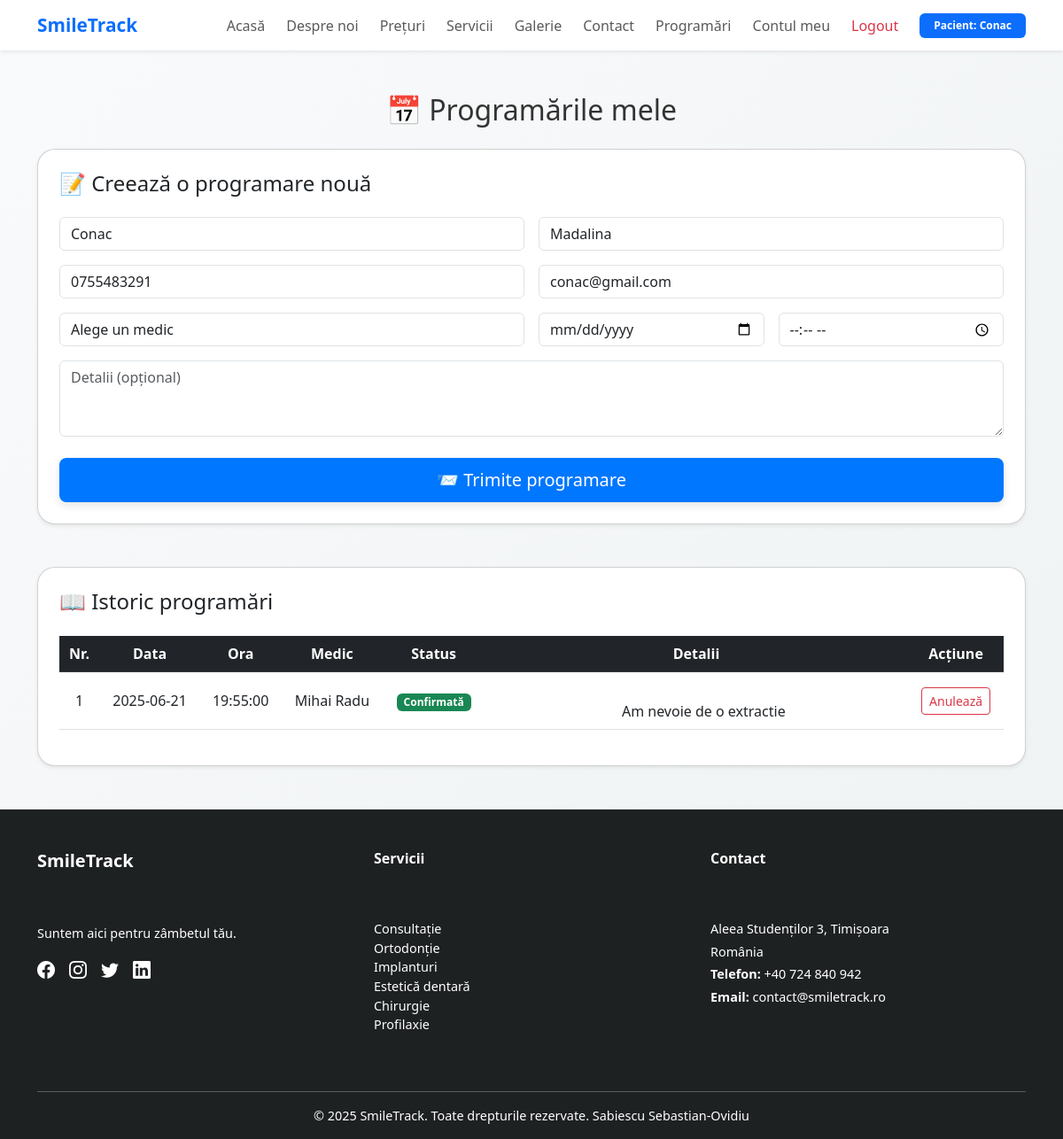
/dashboard/pacient/programari.php (signed in), run on the app's committed database.
### tables this page shows
CREATE TABLE IF NOT EXISTS `utilizatori` (
  `id` int NOT NULL AUTO_INCREMENT,
  `nume` varchar(100) NOT NULL,
  `prenume` varchar(100) NOT NULL,
  `email` varchar(150) NOT NULL,
  `telefon` varchar(20) DEFAULT NULL,
  `parola` varchar(255) NOT NULL,
  `rol` enum('pacient','medic','admin') NOT NULL DEFAULT 'pacient',
  `data_inregistrare` timestamp NULL DEFAULT CURRENT_TIMESTAMP,
  PRIMARY KEY (`id`),
  UNIQUE KEY `email` (`email`)
);

CREATE TABLE IF NOT EXISTS `programari` (
  `id` int NOT NULL AUTO_INCREMENT,
  `id_pacient` int NOT NULL,
  `nume` varchar(100) DEFAULT NULL,
  `prenume` varchar(100) DEFAULT NULL,
  `telefon` varchar(20) DEFAULT NULL,
  `email` varchar(150) DEFAULT NULL,
  `medic` varchar(100) DEFAULT NULL,
  `data_programare` date DEFAULT NULL,
  `ora_programare` time DEFAULT NULL,
  `detalii` text,
  `status` enum('in_asteptare','confirmata','anulata') DEFAULT 'in_asteptare',
  `data_creare` timestamp NULL DEFAULT CURRENT_TIMESTAMP,
  PRIMARY KEY (`id`),
  KEY `id_pacient` (`id_pacient`)
);

### dashboard/pacient/programari.php (the view, shortened to what this page needs)
<?php
require_once("../../config/db.php");
$id_pacient = $_SESSION["user_id"];
$stmt = $conn->prepare("SELECT * FROM utilizatori WHERE id = ?");
$stmt->bind_param("i", $id_pacient);
$stmt->execute();
$rez = $stmt->get_result();
$user = $rez->fetch_assoc();
$rezultat = $conn->query("SELECT * FROM programari WHERE id_pacient = $id_pacient ORDER BY data_programare DESC");
?>
<?php include("../../includes/header.php"); ?>
<?php include("../../includes/navbar.php"); ?>
<div class="container py-5">
    <h2 class="mb-4 text-center">📅 Programările mele</h2>
    <div class="card shadow-sm p-4 mb-5">
        <h4 class="mb-4">📝 Creează o programare nouă</h4>
        <form method="post">
            <div class="row g-3">
                <div class="col-md-6">
                    <input type="text" name="nume" class="form-control" value="<?= htmlspecialchars($user['nume']) ?>" required placeholder="Nume">
                </div>
                <div class="col-md-6">
                    <input type="text" name="prenume" class="form-control" value="<?= htmlspecialchars($user['prenume']) ?>" required placeholder="Prenume">
                </div>
                <div class="col-md-6">
                    <input type="text" name="telefon" class="form-control" value="<?= htmlspecialchars($user['telefon']) ?>" required placeholder="Telefon">
                </div>
                <div class="col-md-6">
                    <input type="email" name="email" class="form-control" value="<?= htmlspecialchars($user['email']) ?>" required placeholder="Email">
                </div>
                <div class="col-md-6">
                    <select name="medic" class="form-control" required>
                        <option value="">Alege un medic</option>
                    </select>
                </div>
                <div class="col-md-3">
                    <input type="date" name="data_programare" class="form-control" required>
                </div>
                <div class="col-md-3">
                    <input type="time" name="ora_programare" class="form-control" required>
                </div>
                <div class="col-12">
                    <textarea name="detalii" class="form-control" rows="3" placeholder="Detalii (opțional)"></textarea>
                </div>
            </div>
            <div class="d-grid mt-4">
                <button type="submit" class="btn btn-primary btn-lg">📨 Trimite programare</button>
            </div>
        </form>
    </div>
    <div class="card shadow-sm p-4">
        <h4 class="mb-4">📖 Istoric programări</h4>
        <div class="table-responsive">
            <table class="table table-hover align-middle text-center">
                <thead class="table-dark">
                    <tr>
                        <th>Nr.</th>
                        <th>Data</th>
                        <th>Ora</th>
                        <th>Medic</th>
                        <th>Status</th>
                        <th>Detalii</th>
                        <th>Acțiune</th>
                    </tr>
                </thead>
                <tbody>
                    <?php
                        $numar_crt = 1;
                        while($row = $rezultat->fetch_assoc()):
                    ?>
                    <tr>
                        <td><?= $numar_crt++ ?></td>
                        <td><?= htmlspecialchars($row["data_programare"]) ?></td>
                        <td><?= htmlspecialchars($row["ora_programare"]) ?></td>
                        <td><?= htmlspecialchars($row["medic"]) ?></td>
                        <td>
                            <?php
                                switch ($row["status"]) {
                                    case "confirmata": echo "<span class='badge bg-success'>Confirmată</span>"; break;
                                }
                            ?>
                        </td>
                        <td style="word-break: break-word; white-space: pre-wrap;">
                            <?= nl2br(htmlspecialchars($row["detalii"] ?: '-')) ?>
                        </td>
                        <td>
                            <?php if ($row["status"] !== "anulata"): ?>
                                <a href="?cancel=1&id=<?= htmlspecialchars($row['id']) ?>"
                                    class="btn btn-sm btn-outline-danger"
                                    onclick="return confirm('Sigur doriți să anulați această programare?')">
                                    Anulează
                                </a>
                            <?php endif; ?>
                        </td>
                    </tr>
                    <?php endwhile; ?>
                </tbody>
            </table>
        </div>
    </div>
</div>
<?php include("../../includes/footer.php"); ?>

### assets/css/style.css (style rules this page uses)
body { font-family: 'Segoe UI', sans-serif; background: linear-gradient(to right top, #f0f8ff, #e6f0ff); background-attachment: fixed; margin: 0; padding: 0; color: #333; }
.card { border-radius: 20px; box-shadow: 0 10px 30px rgba(0, 0, 0, 0.1); transition: transform 0.3s ease, box-shadow 0.3s ease; }
.btn-primary { background-color: #0077ff !important; border: none; padding: 10px 20px; font-weight: 500; box-shadow: 0 4px 10px rgba(0,0,0,0.1); }

### includes/header.php (style rules this page uses)
body { background: linear-gradient(to bottom right, #f9fafb, #eef2f3); min-height: 100vh; }

### data on the page
utilizatori: nume "Conac", prenume "Madalina", telefon "0755483291", email "conac@gmail.com"
programari: data_programare "2025-06-21", ora_programare "19:55:00", medic "Mihai Radu", status "Confirmată", detalii "Am nevoie de o extractie"

### other printed values
$rol "Pacient"
$nume "Conac"
